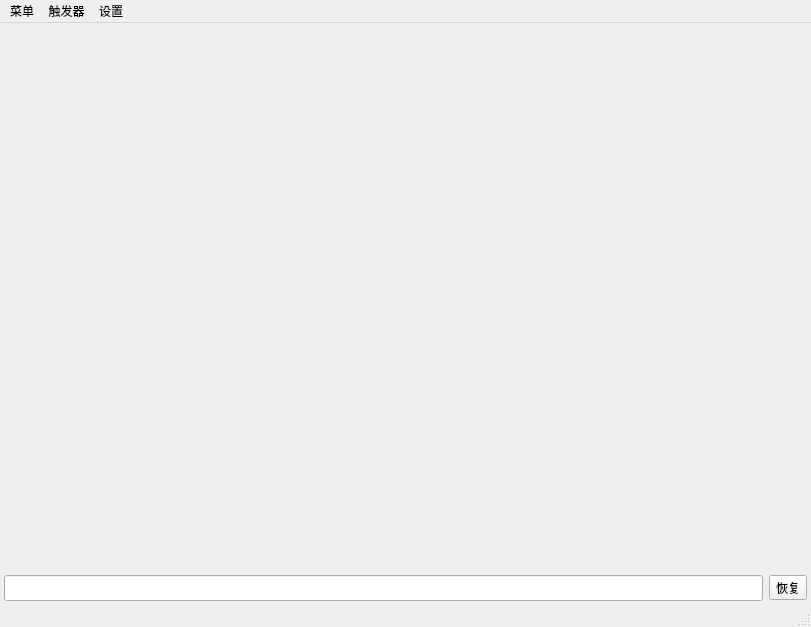
<?xml version="1.0" encoding="UTF-8"?>
<ui version="4.0">
 <class>MainWindow</class>
 <widget class="QMainWindow" name="MainWindow">
  <property name="geometry">
   <rect>
    <x>0</x>
    <y>0</y>
    <width>811</width>
    <height>627</height>
   </rect>
  </property>
  <property name="windowTitle">
   <string>MainWindow</string>
  </property>
  <widget class="QWidget" name="centralwidget">
   <layout class="QGridLayout" name="gridLayout">
    <property name="leftMargin">
     <number>4</number>
    </property>
    <property name="topMargin">
     <number>4</number>
    </property>
    <property name="rightMargin">
     <number>4</number>
    </property>
    <property name="bottomMargin">
     <number>4</number>
    </property>
    <item row="0" column="0" colspan="2">
     <widget class="FontWidget" name="fightTE" native="true"/>
    </item>
    <item row="1" column="0">
     <widget class="QLineEdit" name="cmdLE">
      <property name="minimumSize">
       <size>
        <width>0</width>
        <height>0</height>
       </size>
      </property>
      <property name="font">
       <font>
        <pointsize>11</pointsize>
        <bold>true</bold>
       </font>
      </property>
      <property name="autoFillBackground">
       <bool>false</bool>
      </property>
     </widget>
    </item>
    <item row="1" column="1">
     <widget class="QToolButton" name="toolButton">
      <property name="text">
       <string>恢复</string>
      </property>
     </widget>
    </item>
   </layout>
  </widget>
  <widget class="QMenuBar" name="menubar">
   <property name="geometry">
    <rect>
     <x>0</x>
     <y>0</y>
     <width>811</width>
     <height>22</height>
    </rect>
   </property>
   <widget class="QMenu" name="menu">
    <property name="title">
     <string>菜单</string>
    </property>
    <addaction name="actionTCP"/>
   </widget>
   <widget class="QMenu" name="menu_2">
    <property name="title">
     <string>触发器</string>
    </property>
    <addaction name="actionRegShow"/>
    <addaction name="actionRegIn"/>
    <addaction name="actionRegOut"/>
   </widget>
   <widget class="QMenu" name="menu_3">
    <property name="title">
     <string>设置</string>
    </property>
    <addaction name="actionYuanWen"/>
   </widget>
   <addaction name="menu"/>
   <addaction name="menu_2"/>
   <addaction name="menu_3"/>
  </widget>
  <widget class="QStatusBar" name="statusbar"/>
  <action name="actionTCP">
   <property name="text">
    <string>TCP服务器</string>
   </property>
  </action>
  <action name="actionRegShow">
   <property name="text">
    <string>触发器管理</string>
   </property>
  </action>
  <action name="actionRegIn">
   <property name="text">
    <string>导入触发器</string>
   </property>
  </action>
  <action name="actionRegOut">
   <property name="text">
    <string>导出触发器</string>
   </property>
  </action>
  <action name="actionYuanWen">
   <property name="checkable">
    <bool>true</bool>
   </property>
   <property name="checked">
    <bool>true</bool>
   </property>
   <property name="text">
    <string>将原文解析</string>
   </property>
  </action>
 </widget>
 <customwidgets>
  <customwidget>
   <class>FontWidget</class>
   <extends>QWidget</extends>
   <header location="global">fontwidget.h</header>
   <container>1</container>
  </customwidget>
 </customwidgets>
 <resources/>
 <connections/>
</ui>
